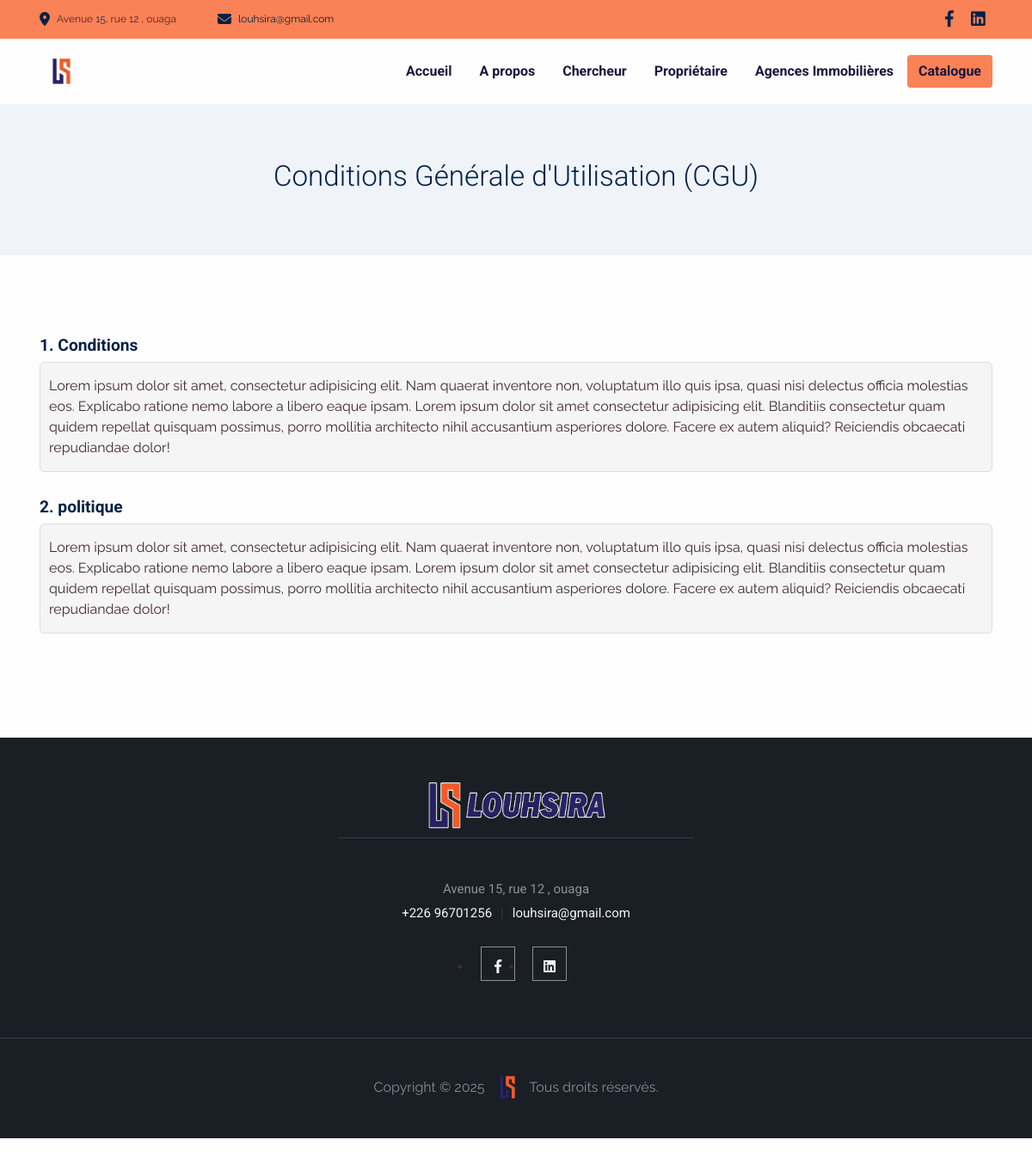
The app's page /condition-generale-utilisation with its own data.
### app/models.py (models this page shows, shortened)
class Convention(models.Model):
    created_at = models.DateTimeField(auto_now=False, auto_now_add=True)
    update_at = models.DateTimeField(auto_now=True, auto_now_add=False)
    publish = models.BooleanField(default=False)
    class Meta:
        abstract = True

class configuration(Convention):
    name = models.CharField(max_length = 150, blank=True, null=True)
    vendor_title = models.CharField(max_length = 150, blank=True, null=True)
    location_title = models.CharField(max_length = 150, blank=True, null=True)
    about_title = models.CharField(max_length = 150, blank=True, null=True)
    why_choose_title = models.CharField(max_length = 150, blank=True, null=True)
    newsletter_title = models.CharField(max_length = 150, blank=True, null=True)
    louhsira_email = models.EmailField(max_length=254, blank=True, null=True, default="louhsira@gmail.com")
    louhsira_phone = models.CharField(max_length = 150, blank=True, null=True, default="+226 96701256")
    louhsira_address = models.CharField(max_length = 150, blank=True, null=True, default="Avenue 15, rue 12 , ouaga")
    newsletter_text = models.TextField()
    newsletter_picture = models.FileField(upload_to=LOGO_SITE_PATH, max_length = 100)
    copy_right = models.CharField(max_length = 150, blank=True, null=True)
    logo = models.FileField(upload_to=LOGO_SITE_PATH , max_length = 100, blank=True, null=True)
    logo2 = models.FileField(upload_to=LOGO_SITE_PATH , max_length = 100, blank=True, null=True)
    class Meta:
        verbose_name = "Configuration du site"
        verbose_name_plural = "Configuration du site"

class Social(Convention):
    name = models.CharField(max_length=150, blank=True, null=True)
    icon = models.CharField(max_length=150, blank=True, null=True)
    link = models.URLField(max_length = 200)
    class Meta:
        verbose_name = "Réseaux Social"
        verbose_name_plural = "Réseaux Sociaux"

class CGU(Convention):
    title = models.CharField(max_length=200)
    libele = models.TextField()
    class Meta:
        verbose_name = "CGU"
        verbose_name_plural = "CGU"

### app/views.py (the view)
# urls.py: path('condition-generale-utilisation', condition_generale, name="condition-generale-utilisation"),
def condition_generale(request):
    get_socials = get_social({'publish':True})
    get_configs = get_config({'publish':True})
    get_cgu_s = get_cgu_({'publish': True})
    template_name = "app/layout/condition.html"
    context = {
        'page': "LOUSHIRA | CONDITIONS GENERALE",
        'get_socials': get_socials,
        'get_configs': get_configs,
        'get_cgu_s': get_cgu_s,
    }
    return render(request, template_name, context)

### app/functions.py (called while the page is built)
def get_config(data=dict()):
    return configuration.objects.filter(**data).first()

def get_social(data=dict()):
    return Social.objects.filter(**data)

def get_cgu_(data=dict()):
    return CGU.objects.filter(**data)

### templates/app/layout/condition.html (shortened to what this page needs)
{% extends "app/base/base.html" %}
{% load static %}
{% block content %}
    <section class="bg-600">
        <div class="container">
            <div class="row">
                <h2 class="text-center">Conditions Générale d'Utilisation (CGU)</h2>
            </div>
        </div>
    </section>
    <section>
        <div class="container py-4">
            <div class="row">
                {% for value in get_cgu_s %}
                    <div class="col-md-12">
                        <h5 class="text-secondary font-sans-serif fw-bold">{{value.title}}</h5>
                        <div class="grew mb-4">
                            {{value.libele}}
                        </div>
                    </div>
                {% endfor %}
            </div>
        </div>
    </section>
{% endblock content %}

### templates/app/base/base.html (shortened to what this page needs)
{% load static %}
<!DOCTYPE html>
<html lang="en-US" dir="ltr">
  <head>
    <link href="{% static 'app/assets/css/select2-bootstrap-5-theme.min.css' %}" rel="stylesheet" />
    <link href="{% static 'app/assets/css/theme.css' %}" rel="stylesheet" />
    <link href="{% static 'app/assets/css/style.css' %}" rel="stylesheet" />
    <link href="{% static 'app/assets/css/slick.css' %}" rel="stylesheet" />
    <link href="{% static 'app/assets/css/slick-theme.css' %}" rel="stylesheet" />
<link rel="stylesheet" href="https://unpkg.com/vue-multiselect@2.1.6/dist/vue-multiselect.min.css">
  </head>
  <body>
    <main class="main" id="top">
<section class="bg-primary text-gray py-2 d-none d-sm-block border-bottom border-light">
  <div class="container">
    <div class="row align-items-center justify-content-between">
      <div class="col-lg-5 col-md-6 d-flex align-items-center gap-3">
        <div class="d-flex align-items-center">
          <i class="fas fa-map-marker-alt me-2 text-color"></i>
          <small>{{ get_configs.louhsira_address }}</small>
        </div>
        <div class="d-flex align-items-center">
          <i class="fas fa-envelope me-2 text-color"></i>
          <small><a href="mailto:{{ get_configs.louhsira_email }}" class="text-color text-decoration-none link">{{ get_configs.louhsira_email }}</a></small>
        </div>
      </div>
      <div class="col-lg-4 col-md-5 text-md-end mt-2 mt-md-0">
        <ul class="list-inline mb-0">
          {% for social in get_socials %}
            <li class="list-inline-item">
              <a href="{{ social.link }}" class="text-color fs-1 me-2 link" target="_blank">
                <i class="{{ social.icon }}"></i>
              </a>
            </li>
          {% endfor %}
        </ul>
      </div>
    </div>
  </div>
</section>
      <nav class="navbar navbar-expand-lg navbar-light sticky-top py-3 d-block" data-navbar-on-scroll="data-navbar-on-scroll">
        <div class="container"><a class="navbar-brand" href="{% url 'welcome' %}"><img src="{{get_configs.logo.url}}" width="51" alt="" /></a>
          <div class="collapse navbar-collapse border-top border-lg-0 mt-4 mt-lg-0" id="navbarSupportedContent">
            <ul class="navbar-nav ms-auto pt-2 pt-lg-0 font-base">
              <li class="nav-item px-2"><a class="nav-link active fw-bold" style="color:#18163d" aria-current="page" href="{% url 'welcome' %}">Accueil</a></li>
              <li class="nav-item px-2"><a class="nav-link fw-bold" style="color:#18163d" aria-current="page" href="{% url 'about' %}">A propos</a></li>
              <li class="nav-item px-2"><a class="nav-link fw-bold" style="color:#18163d" aria-current="page" href="{% url 'home-searcher' %}">Chercheur</a></li>
              <li class="nav-item px-2"><a class="nav-link fw-bold" style="color:#18163d" aria-current="page" href="{% url 'owner-page' %}">Propriétaire</a></li>
              <li class="nav-item px-2"><a class="nav-link fw-bold" style="color:#18163d" aria-current="page" href="{% url 'agence' %}">Agences Immobilières</a></li>
            </ul><a class="btn btn-primary order-1 order-lg-0 fw-bold" style="color:#18163d" href="{% url 'catalogue' %}">Catalogue</a>
          </div>
        </div>
      </nav>
    {% block content %}
    {% endblock content %}
    </main>
    <section class="contact-area" id="contact" style="background: #1A1E25;padding:50px;">
      <div class="container">
          <div class="row">
              <div class="col-lg-6 offset-lg-3">
                  <div class="contact-content text-center">
                      <a class="text-decoration-none" href="{% url 'welcome' %}"><img src="{{get_configs.logo2.url}}" height="51"  alt="" /></a>
                      <h6>{{get_configs.louhsira_address}}</h6>
                      <h6 class="text-light text-200" >{{get_configs.louhsira_phone}}<span>|</span><a class="text-light text-200" href="mailto:{{get_configs.louhsira_email}}">{{get_configs.louhsira_email}}</a></h6>
                      <div class="contact-social">
                          <ul>
                              {% for socials in get_socials %}
                                  <li class="lh-lg"><a class="text-200" href="{{socials.link}}"><i class="{{socials.icon}}"></i></a></li>
                              {% endfor %}
                          </ul>
                      </div>
                  </div>
              </div>
          </div>
      </div>
  </section>
  <footer>
      <p>Copyright &copy; 2025 <a class="text-decoration-none" href="{% url 'welcome' %}"><img src="{{get_configs.logo.url}}" height="51"  alt="" /></a> Tous droits réservés.</p>
  </footer>
    <link href="{% static 'app/assets/css/multiple.css' %}" rel="stylesheet" />
  <link rel="stylesheet" href="https://unpkg.com/vue-multiselect@2.1.0/dist/vue-multiselect.min.css">
  <link href="https://cdn.jsdelivr.net/npm/tom-select@2.4.1/dist/css/tom-select.css" rel="stylesheet">
  </body>
</html>

### static/app/assets/css/style.css (style rules this page uses)
body { font-style: normal; }
p { font-family: "Roboto" important!; }

### templates/app/base/base.html (style rules this page uses)
html, body { margin: 0; padding: 0; }
* { box-sizing: border-box; }
.text-color { color: #002147; }
img { max-width: 100%; height: auto; }
.contact-area { border-bottom: 1px solid #353C46; }
.contact-content h6 { color: #8b9199; font-size: 15px; font-weight: 400; margin-bottom: 10px; }
.contact-content span { color: #353c47; margin: 0 10px; }
.contact-social { margin-top: 30px; }
.contact-social > ul { display: inline-flex; }
.contact-social ul li a { border: 1px solid #8b9199; color: #8b9199; display: inline-block; height: 40px; margin: 0 10px; padding-top: 7px; transition: all 0.4s ease 0s; width: 40px; }
.contact-content img { max-width: 210px; }
footer { background: #1A1E25; color: #868c96; }
footer p { padding: 40px 0; text-align: center; }
footer img { width: 44px; }

### templates/app/layout/condition.html (style rules this page uses)
.grew { border: 1px solid #ddd; border-radius: 5px; background-color: #f5f5f5; padding: 15px 10px; }

### records on screen
configuration: louhsira_address "Avenue 15, rue 12 , ouaga", louhsira_email "louhsira@gmail.com", logo (picture), logo2 (picture), louhsira_phone "+226 96701256"
CGU: title "1. Conditions", libele "Lorem ipsum dolor sit amet, consectetur adipisicing elit. Nam quaerat inventore non, voluptatum illo quis ipsa, quasi nisi delectus officia molestias eos. Explicabo ratione nemo labore a libero eaque ipsam. Lorem ipsum dolor sit amet consectetur adipisicing elit. Blanditiis consectetur quam quidem repellat quisquam possimus, porro mollitia architecto nihil accusantium asperiores dolore. Facere ex autem aliquid? Reiciendis obcaecati repudiandae dolor!"
CGU: title "2. politique", libele "Lorem ipsum dolor sit amet, consectetur adipisicing elit. Nam quaerat inventore non, voluptatum illo quis ipsa, quasi nisi delectus officia molestias eos. Explicabo ratione nemo labore a libero eaque ipsam. Lorem ipsum dolor sit amet consectetur adipisicing elit. Blanditiis consectetur quam quidem repellat quisquam possimus, porro mollitia architecto nihil accusantium asperiores dolore. Facere ex autem aliquid? Reiciendis obcaecati repudiandae dolor!"
